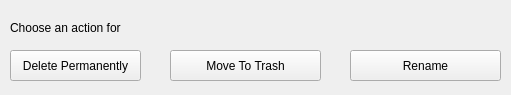
<?xml version="1.0" encoding="UTF-8"?>
<ui version="4.0">
 <class>EditWindow</class>
 <widget class="QWidget" name="EditWindow">
  <property name="geometry">
   <rect>
    <x>0</x>
    <y>0</y>
    <width>511</width>
    <height>95</height>
   </rect>
  </property>
  <property name="windowTitle">
   <string>Form</string>
  </property>
  <widget class="QLabel" name="label">
   <property name="geometry">
    <rect>
     <x>10</x>
     <y>20</y>
     <width>481</width>
     <height>16</height>
    </rect>
   </property>
   <property name="text">
    <string>Choose an action for</string>
   </property>
  </widget>
  <widget class="QPushButton" name="pushButton">
   <property name="geometry">
    <rect>
     <x>10</x>
     <y>50</y>
     <width>131</width>
     <height>31</height>
    </rect>
   </property>
   <property name="text">
    <string>Delete Permanently</string>
   </property>
  </widget>
  <widget class="QPushButton" name="pushButton_2">
   <property name="geometry">
    <rect>
     <x>350</x>
     <y>50</y>
     <width>151</width>
     <height>31</height>
    </rect>
   </property>
   <property name="text">
    <string>Rename</string>
   </property>
  </widget>
  <widget class="QPushButton" name="pushButton_3">
   <property name="geometry">
    <rect>
     <x>170</x>
     <y>50</y>
     <width>151</width>
     <height>31</height>
    </rect>
   </property>
   <property name="text">
    <string>Move To Trash</string>
   </property>
  </widget>
 </widget>
 <resources/>
 <connections/>
</ui>
